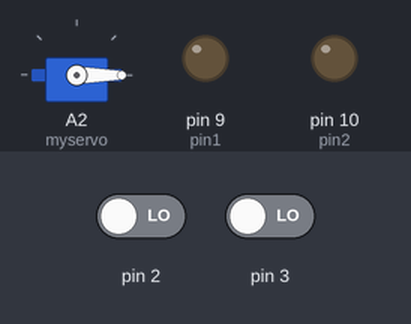
Bench run of a sketch on a simulated Arduino Uno, built with avr-gcc and run on an emulated ATmega328P. Shown: servo, output pins drawn as LEDs (lit = HIGH). The test bench sets the inputs (shaded band); at power-on: pin 2 LOW, pin 3 LOW.

Above: at 1.2 s.
1.3 s: pin 2 driven HIGH
At 2.1 s:
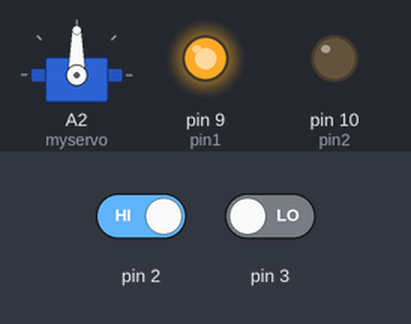
4.3 s: pin 3 driven HIGH
At 5.5 s:
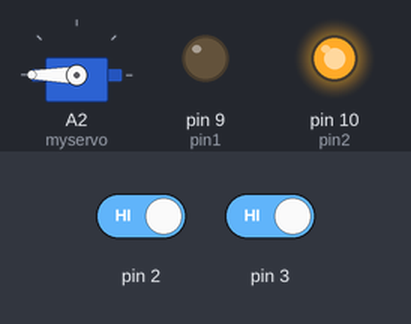
Timing chart, 0 to 7.5 s (numbered marks = the images above; inputs shaded):
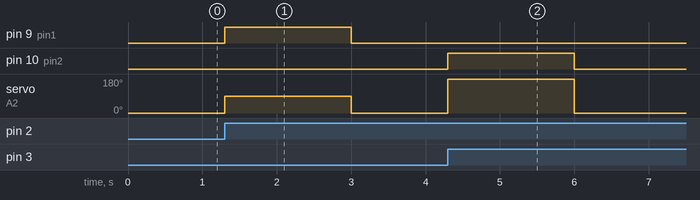

Measured:
- after the input at 1.3 s, pin 9 (pin1): LOW → HIGH at once, → LOW 1.7 s later; servo on A2 (myservo): 0° → 90° at once, → 0° 1.7 s later
- after the input at 4.3 s, pin 10 (pin2): LOW → HIGH at once, → LOW 1.7 s later; servo on A2 (myservo): 0° → 180° at once, → 0° 1.7 s later

The sketch:

Lab5-3.ino
```cpp
#include <Servo.h>
Servo myservo; //ประกาศตัวแปรแทน Servo

int pin1 = 9;
int pin2 = 10;

void setup() {
  myservo.attach(A2); // กำหนดขาควบคุม Servo
  attachInterrupt(0, blink0, RISING);
  attachInterrupt(1, blink1, RISING);
  pinMode(pin1, OUTPUT);
  pinMode(pin2, OUTPUT);
}

void loop() {
  digitalWrite(pin1, LOW);
  digitalWrite(pin2, LOW);
  myservo.write(0); // สั่งให้ Servo หมุนไปองศาที่ 0
  delay(3000); // หน่วงเวลา 1000ms
}

void blink0() {
  digitalWrite(pin1, HIGH);
  myservo.write(90); // สั่งให้ Servo หมุนไปองศาที่ 90
}

void blink1() {
  digitalWrite(pin2, HIGH);
  myservo.write(180); // สั่งให้ Servo หมุนไปองศาที่ 180
}
```
